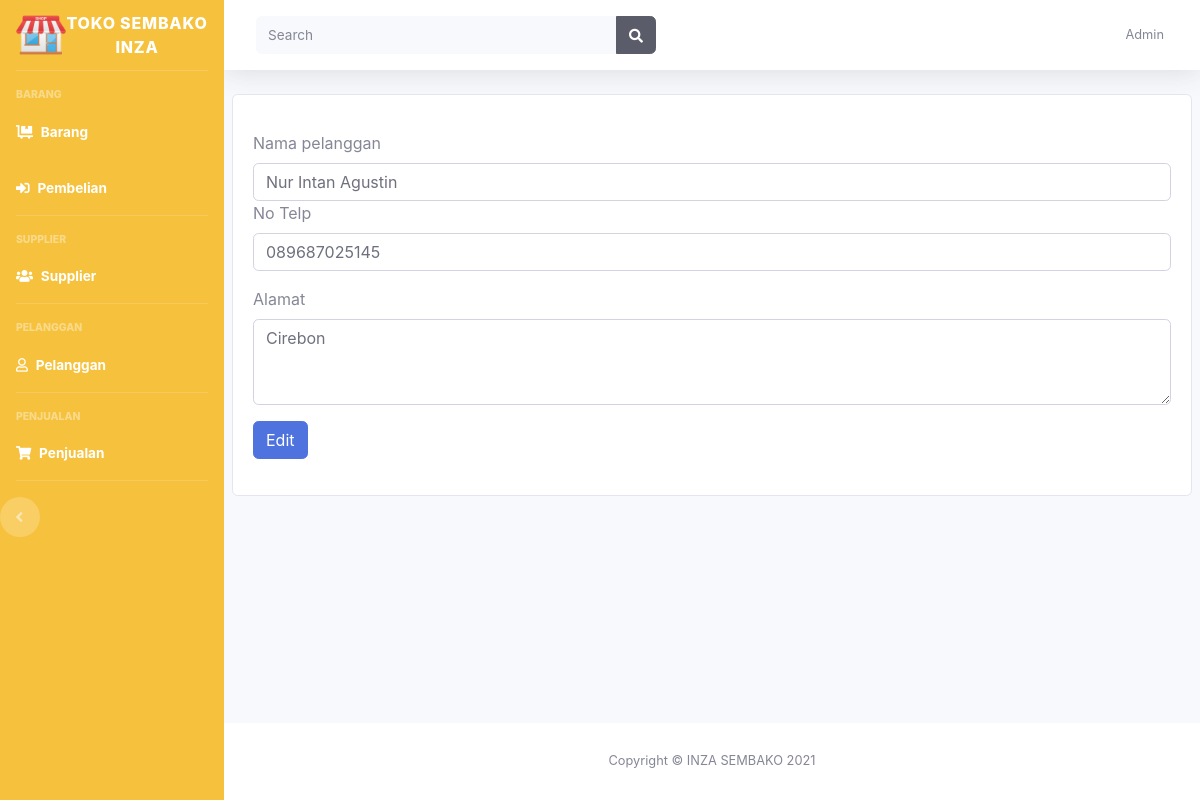
The app's page /pelanggan/edit/1 with its own data.
### tables this page shows
CREATE TABLE `pelanggan` (
  `pelanggan_id` int(11) NOT NULL,
  `nama_pelanggan` varchar(100) NOT NULL,
  `no_tlp` text NOT NULL,
  `alamat` text NOT NULL
);

### application/controllers/pelanggan.php (called while the page is built, shortened)
<?php
class Pelanggan extends CI_Controller
{
    public function __construct()
    {
        $this->load->model('PelangganModel', 'bm');
    }
    public function edit($pelanggan_id)
    {
        $data['title'] = "Edit Pelanggan";
        $data['pelanggan'] = $this->db->get_where('pelanggan', ['pelanggan_id' => $pelanggan_id])->row_array();
        $this->load->view('templates/header', $data);
        $this->load->view('pelanggan/edit', $data);
        $this->load->view('templates/footer');
    }
}

### index.php (called while the page is built, shortened)
<?php
require_once BASEPATH.'core/CodeIgniter.php';

### application/views/pelanggan/edit.php (the view, shortened to what this page needs)
<!DOCTYPE html>
<html lang="en">
<head>
    <link href="<?= base_url('assets/utama/') ?>vendor/fontawesome-free/css/all.min.css" rel="stylesheet" type="text/css">
    <link href="<?= base_url('assets/utama/') ?>css/sb-admin-2.min.css" rel="stylesheet">
</head>
<body id="page-top">
    <div id="wrapper">
        <ul class="navbar-nav bg-warning sidebar sidebar-dark accordion" id="accordionSidebar">
            <a class="sidebar-brand d-flex align-items-center justify-content-center" href="index.html">
                <div class="sidebar-brand-icon rotate-n-0">
                    <img src="<?= base_url(); ?>assets/img/toko.png" height="50" width="50">
                </div>
                <div class="sidebar-brand-text mx-0">TOKO SEMBAKO INZA</div>
            </a>
            <div class="m-t-5">
                <hr class="sidebar-divider">
                <div class="sidebar-heading">
                    BARANG
                </div>
                <li class="nav-item active">
                    <a class="nav-link" href="<?= base_url('barang/') ?>">
                        <i class="fas fa-dolly-flatbed"></i>
                        <span>Barang</span></a>
                <li class="nav-item active">
                    <a class="nav-link" href="<?= base_url('pembelian/') ?>">
                        <i class="fas fa-sign-in-alt"></i>
                        <span>Pembelian</span></a>
                    <hr class="sidebar-divider">
                    <div class="sidebar-heading">
                        SUPPLIER
                    </div>
                <li class="nav-item active">
                    <a class="nav-link" href="<?= base_url(); ?>supplier/">
                        <i class="fas fa-users"></i>
                        <span>Supplier</span></a>
                </li>
                <hr class="sidebar-divider">
                <div class="sidebar-heading">
                    PELANGGAN
                </div>
                </li>
                <li class="nav-item active">
                    <a class="nav-link" href="<?= base_url(); ?>pelanggan/">
                        <i class="far fa-user"></i>
                        <span>Pelanggan</span></a>
                </li>
                <hr class="sidebar-divider">
                <div class="sidebar-heading">
                    PENJUALAN
                </div>
                <li class="nav-item active">
                    <a class="nav-link" href="<?= base_url(); ?>penjualan/">
                        <i class="fas fa-shopping-cart"></i>
                        <span>Penjualan</span></a>
                </li>
                <hr class="sidebar-divider d-none d-md-block">
                <div class="text-center d-none d-md-inline">
                    <button class="rounded-circle border-0" id="sidebarToggle"></button>
                </div>
        </ul>
        <div id="content-wrapper" class="d-flex flex-column">
            <div id="content">
                <nav class="navbar navbar-expand navbar-light bg-white topbar mb-4 static-top shadow">
                    <form class="d-none d-sm-inline-block form-inline mr-auto ml-md-3 my-md-0 mw-100 navbar-search">
                        <div class="input-group">
                            <input type="text" class="form-control bg-light border-0 small" placeholder="Search" aria-label="Search">
                            <div class="input-group-append">
                                <button class="btn btn-dark" type="button">
                                    <i class="fas fa-search fa-sm"></i>
                                </button>
                            </div>
                        </div>
                    </form>
                    <ul class="navbar-nav ml-auto">
                        <li class="nav-item dropdown no-arrow">
                            <a class="nav-link dropdown-toggle" href="#" id="userDropdown" role="button" data-toggle="dropdown" aria-haspopup="true" aria-expanded="false">
                                <span class="mr-2 d-none d-lg-inline text-gray-600 small">Admin</span>
                            </a>
                        </li>
                    </ul>
                </nav>
                <!DOCTYPE html>
                <html lang="en">
                <div class="card" style="width: 60rem; padding: 20px 20px 20px 20px; margin:auto;">
                    <div class="mt-3">
                        <form action="<?= base_url('pelanggan/editpelanggan') ?>" method="POST">
                            <label for="exampleFormControlInput1" class="form-label">Nama pelanggan</label>
                            <input type="text" name="nama_pelanggan" class="form-control" id="exampleFormControlInput1" placeholder="nama pelanggan" value="<?= $pelanggan['nama_pelanggan'] ?>">
                    </div>
                    <div class="mb-3">
                        <label for="exampleFormControlInput1" class="form-label">No Telp</label>
                        <input type="number" name="no_tlp" class="form-control" id="exampleFormControlInput1" placeholder="harga" value="<?= $pelanggan['no_tlp'] ?>">
                    </div>
                    <div class="mb-3">
                        <label for="exampleFormControlInput1" class="form-label">Alamat</label>
                        <textarea name="alamat" class="form-control" id="exampleFormControlTextarea1" rows="3"><?= $pelanggan['alamat'] ?></textarea>
                    </div>
                    <div class="mb-3">
                        <button type="submit" class="btn btn-primary">Edit</button>
                    </div>
                </div>
            </div>

### records on screen
pelanggan: nama_pelanggan "Nur Intan Agustin", no_tlp "089687025145", alamat "Cirebon"
